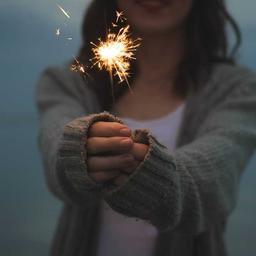
#> input picture data/image_adapter/raw/images/1.jpg, 256 x 256 px
$ python -i build_dataset_coco.py   (imports and definitions only)
#> lines starting #> are read from the running program, lines starting #| are printed output that depends on the picture
"""Build (caption, painter_params) training data from Karpathy-split COCO.

Input:  train/coco/dataset_coco.json  (from Stanford/Karpathy)
Images: http://images.cocodataset.org/<split>/<filename>
Output: train/data.jsonl with {"prompt": caption, "params": {...}}
"""
from __future__ import annotations
import argparse
import concurrent.futures
import io
import json
import os
import random
import sys
import subprocess
import numpy as np
from PIL import Image
from scipy import ndimage


def kmeans_palette(pixels: np.ndarray, k: int = 5, iters: int = 8, seed: int = 0):
    rng = np.random.default_rng(seed)
    n = len(pixels)
    idx = rng.choice(n, size=min(k, n), replace=False)
    centers = pixels[idx].astype(np.float32)
    for _ in range(iters):
        d = ((pixels[:, None, :] - centers[None, :, :]) ** 2).sum(-1)
        a = d.argmin(1)
        new = np.stack([
            pixels[a == j].mean(0) if (a == j).any() else centers[j]
            for j in range(len(centers))
        ])
        if np.allclose(new, centers, atol=0.5):
            centers = new; break
        centers = new
    order = np.argsort(centers.mean(1))
    centers = centers[order]
    while len(centers) < k:
        centers = np.concatenate([centers, centers[-1:]], 0)
    return [tuple(int(x) for x in c) for c in centers[:k]]


def extract_params(img: Image.Image) -> dict:
    img = img.convert("RGB")
    im = img.copy(); im.thumbnail((224, 224))
    arr = np.asarray(im, dtype=np.float32)
    h, w, _ = arr.shape
    flat = arr.reshape(-1, 3)
    rng = np.random.default_rng(0)
    if len(flat) > 3000:
        flat = flat[rng.choice(len(flat), 3000, replace=False)]
    palette = kmeans_palette(flat, k=5)

    lum = arr @ np.array([0.299, 0.587, 0.114], dtype=np.float32)
    gx = np.diff(lum, axis=1); gy = np.diff(lum, axis=0)
    gm = (np.abs(gx).mean() + np.abs(gy).mean()) / 2.0
    noise_scale = float(np.clip(2.0 + (40.0 / (gm + 1.0)), 2.0, 20.0))
    lum_b = ndimage.gaussian_filter(lum, sigma=2.0)
    hf = np.abs(lum - lum_b).mean() / (lum.mean() + 1e-6)
    grain = float(np.clip(hf, 0.0, 0.2))

    var = (lum - lum_b) ** 2
    if var.sum() > 0:
        ys, xs = np.mgrid[0:h, 0:w]
        cy = (ys * var).sum() / var.sum() / h
        cx = (xs * var).sum() / var.sum() / w
    else:
        cy = cx = 0.5
    dc = abs(cx - 0.5) + abs(cy - 0.5)
    if dc < 0.08:
        composition = "centered"
    elif abs((cx - 0.5) + (cy - 0.5)) > 0.18 or abs((cx - 0.5) - (cy - 0.5)) > 0.18:
        composition = "diagonal"
    else:
        composition = "rule-of-thirds"

    vb = ndimage.gaussian_filter(var, sigma=4.0)
    mx = ndimage.maximum_filter(vb, size=15)
    peaks = int(((vb == mx) & (vb > vb.mean() + vb.std())).sum())
    accent_count = int(np.clip(peaks, 2, 12))

    return {
        "palette": [list(c) for c in palette],
        "noise_scale": noise_scale,
        "grain": grain,
        "composition": composition,
        "accent_count": accent_count,
    }


# [58 lines left out: functions fetch, build, not called in this run]


# [10 lines not run here, left out]

>>> from PIL import Image
>>> picture = Image.open('../../data/image_adapter/raw/images/1.jpg')
#> picture is the input picture: PIL image 256x256 RGB; mean R, G, B 66.6, 66.9, 67
>>> result = extract_params(picture)
#> in extract_params, `flat = flat[rng.choice(len(flat), 3000, replace=False)]`: flat = 3000 rows, first 8: [80, 51, 47], [79, 101, 115], [66, 85, 89], [85, 91, 89], [81, 73, 76], [30, 30, 30], [57, 65, 62], [43, 43, 43]
#> in kmeans_palette, `n = len(pixels)`: n = 3000
#> in kmeans_palette, `idx = rng.choice(n, size=min(k, n), replace=False)`: idx = [1908, 1532, 809, 923, 2548]
#> in kmeans_palette, `centers = pixels[idx].astype(np.float32)`: centers = [[92, 100, 105], [68, 90, 101], [32, 28, 29], [64, 66, 65], [82, 84, 83]]
#> in kmeans_palette, `order = np.argsort(centers.mean(1))`: order = [2, 3, 4, 1, 0]
#> in kmeans_palette, `centers = centers[order]`: centers = [[36.82, 32.36, 30.49], [60.52, 54.14, 51.5], [74.11, 80, 82.02], [96.7, 111.8, 121.2], [225.8, 199.9, 165.8]]
#> in extract_params, `palette = kmeans_palette(flat, k=5)`: palette = [(36, 32, 30), (60, 54, 51), (74, 79, 82), (96, 111, 121), (225, 199, 165)]
#> in extract_params, `lum = arr @ np.array([0.299, 0.587, 0.114], dtype=np.float32)`:
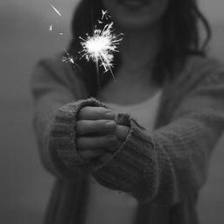
#> lum: shape (224, 224) float32; min 8.43, max 255, mean 66.9
#> in extract_params, `gx = np.diff(lum, axis=1)`:
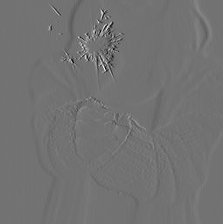
#> gx: shape (224, 223) float32; min -136, max 166, mean 0; drawn with min black and max white
#> in extract_params, `gy = np.diff(lum, axis=0)`:
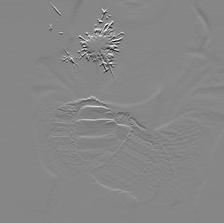
#> gy: shape (223, 224) float32; min -139.5, max 124.4, mean -0.1; drawn with min black and max white
#> in extract_params, `gm = (np.abs(gx).mean() + np.abs(gy).mean()) / 2.0`: gm = 3.18
#> in extract_params, `noise_scale = float(np.clip(2.0 + (40.0 / (gm + 1.0)), 2.0, 20.0))`: noise_scale = 11.57
#> in extract_params, `lum_b = ndimage.gaussian_filter(lum, sigma=2.0)`:
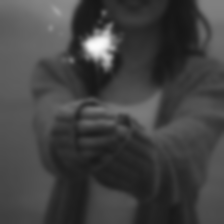
#> lum_b: shape (224, 224) float32; min 22.1, max 252, mean 66.9
#> in extract_params, `hf = np.abs(lum - lum_b).mean() / (lum.mean() + 1e-6)`: hf = 0.0494
#> in extract_params, `var = (lum - lum_b) ** 2`:
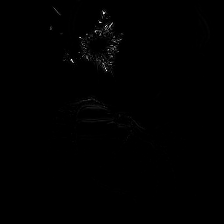
#> var: shape (224, 224) float32; min 5.82e-09, max 17745.5, mean 64.7; drawn with min black and max white
#> in extract_params, `cy = (ys * var).sum() / var.sum() / h`: cy = 0.274
#> in extract_params, `cx = (xs * var).sum() / var.sum() / w`: cx = 0.458
#> in extract_params, `dc = abs(cx - 0.5) + abs(cy - 0.5)`: dc = 0.268
#> in extract_params, `vb = ndimage.gaussian_filter(var, sigma=4.0)`:
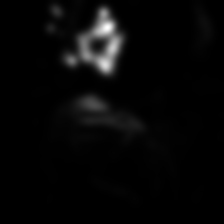
#> vb: shape (224, 224) float32; min 0.0245, max 2183.3, mean 64.7; drawn with min black and max white
#> in extract_params, `mx = ndimage.maximum_filter(vb, size=15)`:
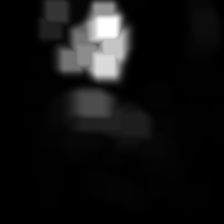
#> mx: shape (224, 224) float32; min 0.15, max 2183.3, mean 157.6; drawn with min black and max white
#> in extract_params, `peaks = int(((vb == mx) & (vb > vb.mean() + vb.std())).sum())`: peaks = 9
#> result = {'palette': [[36, 32, 30], [60, 54, 51], [74, 79, 82], [96, 111, 121], [225, 199, 165]], 'noise_scale': 11.57, 'grain': 0.0494, 'composition': 'diagonal', 'accent_count': 9}

$ run again, on data/image_adapter/raw/images/12.jpg
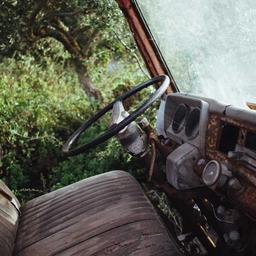
#> input picture data/image_adapter/raw/images/12.jpg, 256 x 256 px
#> picture is the input picture: PIL image 256x256 RGB; mean R, G, B 95.1, 95.8, 85.4
#> flat = 3000 rows, first 8: [97, 79, 72], [39, 41, 30], [19, 17, 20], [94, 67, 56], [94, 75, 79], [24, 23, 20], [58, 46, 50], [81, 69, 73]
#> n = 3000
#> idx = [1908, 1532, 809, 923, 2548]
#> in kmeans_palette, `centers = pixels[idx].astype(np.float32)`: centers = [[48, 46, 42], [53, 65, 36], [67, 65, 44], [123, 146, 70], [40, 35, 36]]
#> order = [4, 0, 1, 2, 3]
#> in kmeans_palette, `centers = centers[order]`: centers = [[24.15, 21.79, 19.01], [52.1, 48.79, 40.94], [86.03, 80.28, 70.54], [134, 137.5, 109.1], [203.9, 218.6, 212.7]]
#> palette = [(24, 21, 19), (52, 48, 40), (86, 80, 70), (134, 137, 109), (203, 218, 212)]
#> gm = 12.16
#> noise_scale = 5.04
#> hf = 0.131
#> in extract_params, `var = (lum - lum_b) ** 2`:
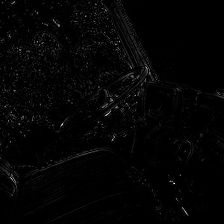
#> var: shape (224, 224) float32; min 1.7e-07, max 18537.1, mean 328.4; drawn with min black and max white
#> cy = 0.424
#> cx = 0.405
#> dc = 0.17
#> in extract_params, `mx = ndimage.maximum_filter(vb, size=15)`:
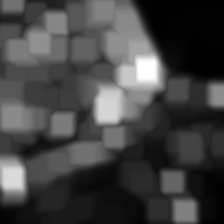
#> mx: shape (224, 224) float32; min 6.91, max 2160.4, mean 580.1; drawn with min black and max white
#> peaks = 28
#> accent_count = 12
#> result = {'palette': [[24, 21, 19], [52, 48, 40], [86, 80, 70], [134, 137, 109], [203, 218, 212]], 'noise_scale': 5.04, 'grain': 0.131, 'composition': 'rule-of-thirds', 'accent_count': 12}

$ run again, on data/image_adapter/raw/images/15.jpg
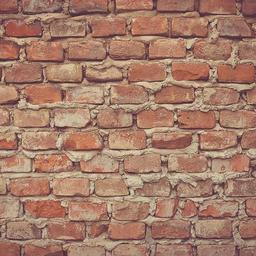
#> input picture data/image_adapter/raw/images/15.jpg, 256 x 256 px
#> picture is the input picture: PIL image 256x256 RGB; mean R, G, B 164.5, 123.8, 105.3
#> flat = 3000 rows, first 8: [177, 117, 98], [161, 85, 74], [196, 132, 110], [165, 109, 90], [192, 154, 136], [192, 161, 141], [196, 162, 142], [168, 131, 109]
#> n = 3000
#> idx = [1908, 1532, 809, 923, 2548]
#> in kmeans_palette, `centers = pixels[idx].astype(np.float32)`: centers = [[90, 52, 34], [195, 166, 133], [96, 59, 43], [177, 139, 107], [172, 130, 106]]
#> order = [0, 2, 4, 3, 1]
#> in kmeans_palette, `centers = centers[order]`: centers = [[103.3, 65.82, 56.33], [135.2, 92.66, 79.58], [160.9, 113.8, 96.09], [179.1, 138.8, 117.1], [200.1, 170.2, 146.2]]
#> palette = [(103, 65, 56), (135, 92, 79), (160, 113, 96), (179, 138, 117), (200, 170, 146)]
#> gm = 13.68
#> noise_scale = 4.72
#> hf = 0.107
#> in extract_params, `var = (lum - lum_b) ** 2`:
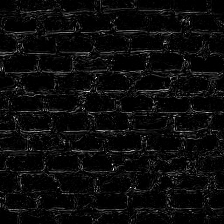
#> var: shape (224, 224) float32; min 2.1e-07, max 7883.6, mean 369.1; drawn with min black and max white
#> cy = 0.491
#> cx = 0.493
#> dc = 0.0165
#> in extract_params, `mx = ndimage.maximum_filter(vb, size=15)`:
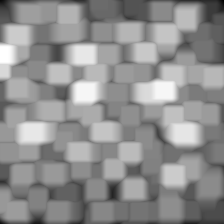
#> mx: shape (224, 224) float32; min 91.94, max 1013.3, mean 611.1; drawn with min black and max white
#> peaks = 71
#> accent_count = 12
#> result = {'palette': [[103, 65, 56], [135, 92, 79], [160, 113, 96], [179, 138, 117], [200, 170, 146]], 'noise_scale': 4.72, 'grain': 0.107, 'composition': 'centered', 'accent_count': 12}

$ run again, on data/image_adapter/raw/images/17.jpg
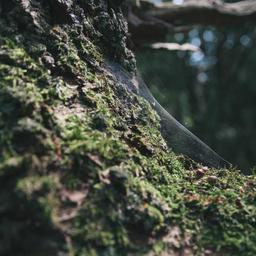
#> input picture data/image_adapter/raw/images/17.jpg, 256 x 256 px
#> picture is the input picture: PIL image 256x256 RGB; mean R, G, B 68.6, 73.7, 63.2
#> flat = 3000 rows, first 8: [46, 63, 53], [62, 66, 65], [114, 109, 76], [27, 39, 35], [54, 66, 66], [143, 150, 128], [38, 43, 49], [82, 76, 70]
#> n = 3000
#> idx = [1908, 1532, 809, 923, 2548]
#> in kmeans_palette, `centers = pixels[idx].astype(np.float32)`: centers = [[78, 80, 74], [25, 29, 28], [20, 12, 10], [27, 26, 21], [83, 88, 77]]
#> order = [2, 3, 1, 0, 4]
#> in kmeans_palette, `centers = centers[order]`: centers = [[24.59, 29.29, 25.7], [33.79, 41.19, 36.24], [53.79, 61.17, 52.13], [94.39, 98.56, 81.64], [153.8, 154, 133.1]]
#> palette = [(24, 29, 25), (33, 41, 36), (53, 61, 52), (94, 98, 81), (153, 154, 133)]
#> gm = 12.64
#> noise_scale = 4.93
#> hf = 0.19
#> cy = 0.484
#> cx = 0.464
#> dc = 0.0524
#> in extract_params, `mx = ndimage.maximum_filter(vb, size=15)`:
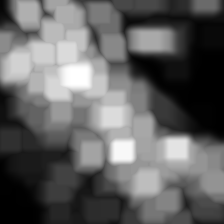
#> mx: shape (224, 224) float32; min 1.32, max 1713.5, mean 660.1; drawn with min black and max white
#> peaks = 35
#> accent_count = 12
#> result = {'palette': [[24, 29, 25], [33, 41, 36], [53, 61, 52], [94, 98, 81], [153, 154, 133]], 'noise_scale': 4.93, 'grain': 0.19, 'composition': 'centered', 'accent_count': 12}
